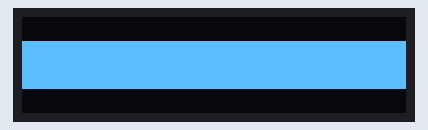
The sketch below on a simulated Arduino Uno, built with avr-gcc and run on an emulated ATmega328P. Parts: 128×32 one-colour display.

Above: at 0.2 s.
At 4.92 s:
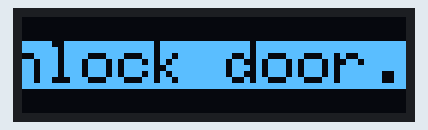
At 9.85 s:
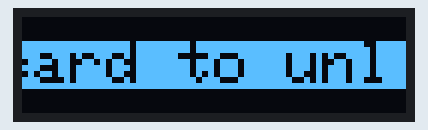
At 19.69 s:
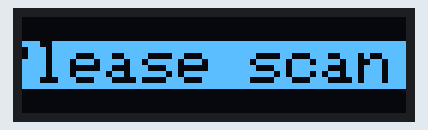
At 29.86 s:
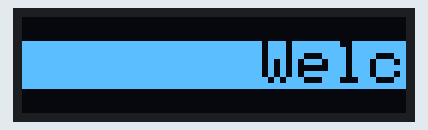
At 39.53 s:
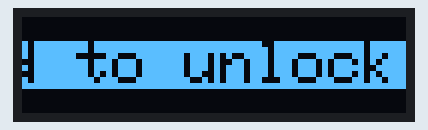

The sketch:

OLED-Striped_Code.ino
```cpp
#include <Wire.h>
#include <Adafruit_GFX.h>
#include <Adafruit_SSD1306.h>

#define SCREEN_WIDTH 128
#define SCREEN_HEIGHT 32
#define OLED_RESET     -1

Adafruit_SSD1306 display(SCREEN_WIDTH, SCREEN_HEIGHT, &Wire, OLED_RESET);

String message = "Welcome! Please scan your card to unlock door.";
int textWidth;
int x = SCREEN_WIDTH;

void setup() {
  if (!display.begin(SSD1306_SWITCHCAPVCC, 0x3C)) {
    Serial.println(F("SSD1306 allocation failed"));
    for (;;);
  }
  display.clearDisplay();
  display.setTextSize(2);
  display.setTextColor(WHITE);
  textWidth = message.length() * 12;
}

void loop() {
  // Create the "viewport" (window)
  display.clearDisplay(); // clear the display
  display.fillRect(0, 0, SCREEN_WIDTH, SCREEN_HEIGHT, BLACK); // fill the entire screen with black
  display.fillRect(0, 8, SCREEN_WIDTH, 16, WHITE); // Create the white area to display the text

  // Draw the text within the viewport
  display.setTextColor(BLACK); // change the color of the text to black
  display.setCursor(x, 8);
  display.print(message);
  display.display();

  x -= 2.5;
  if (x < -textWidth) {
    x = SCREEN_WIDTH;
  }

  delay(1);
}
```
